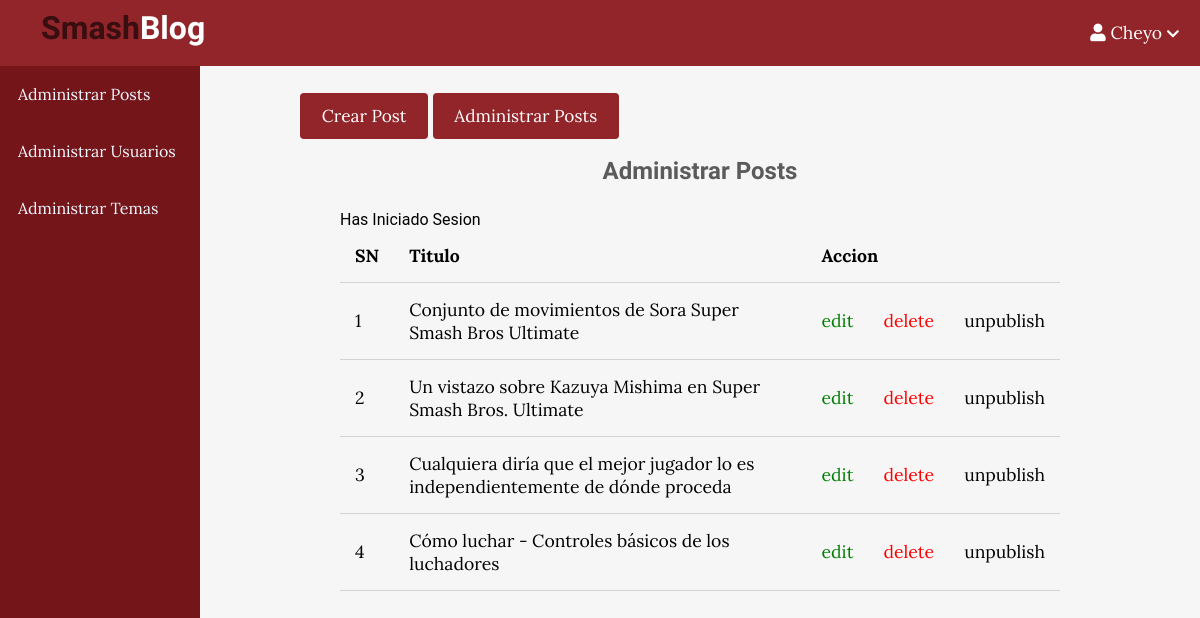
The app's page /admin/posts/index.php (signed in) with its own data.
### tables this page shows
CREATE TABLE `posts` (
  `id` int(11) NOT NULL,
  `user_id` int(11) NOT NULL,
  `topic_id` int(11) DEFAULT NULL,
  `title` varchar(255) NOT NULL,
  `image` varchar(255) NOT NULL,
  `body` text NOT NULL,
  `published` tinyint(4) NOT NULL,
  `created_at` datetime NOT NULL DEFAULT current_timestamp()
);

### database/db.php (called while the page is built, shortened)
<?php
require('config.php');
function selectAll($table, $conditions = [])
{
    global $conn;
    $sql = "SELECT * FROM $table";
    if(empty($conditions)){
        $stmt = $conn->prepare($sql);
        $stmt->execute();
        $records = $stmt->get_result()->fetch_all(MYSQLI_ASSOC);
        return $records;
    }
}
?>

### controllers/posts.php (called while the page is built, shortened)
<?php
include(ROOT_PATH . "/database/db.php");
$table = 'posts';
$posts = selectAll($table);

### admin/posts/index.php (the view, shortened to what this page needs)
<?php include(ROOT_PATH . "/controllers/posts.php");
?>
<!DOCTYPE html>
<html lang="en">
    <head>
        <link rel="stylesheet"
            href="https://use.fontawesome.com/releases/v5.7.2/css/all.css"
>
        <link rel="stylesheet" href="../../styles/style.css">
        <link rel="stylesheet" href="../../styles/admin1.css">
    </head>
    <body>
        <?php include("../../includes/adminNav.php");?>
        <div class="admin-wrapper">
            <?php include("../../includes/adminSidebar.php");?>
            <div class="admin-content">
                <div class="button-group">
                    <a href="create.php" class="btn btn-big">Crear Post</a>
                    <a href="index.php" class="btn btn-big">Administrar Posts</a>
                </div>
                <div class="content">
                    <h2 class="page-title">Administrar Posts</h2>
                    <?php include(ROOT_PATH .'/includes/mensajes.php') ?>
                    <table>
                        <thead>
                            <th>SN</th>
                            <th>Titulo</th>
                            <th colspan="3">Accion</th>
                        </thead>
                        <tbody>
                            <?php foreach ($posts as $key => $post): ?>
                                <tr>
                                    <td><?php echo $key + 1; ?></td>
                                    <td><?php echo $post['title'] ?></td>
                                    <td><a href="edit.php?id=<?php echo $post['id']; ?>" class="edit">edit</a></td>
                                    <td><a href="edit.php?delete_id=<?php echo $post['id']; ?>" class="delete">delete</a></td>
                                    <?php if ($post['published']): ?>
                                        <td><a href="edit.php?published=0&p_id=<?php echo $post['id'] ?>" class="unpublish">unpublish</a></td>
                                    <?php else: ?>
                                        <td><a href="edit.php?published=1&p_id=<?php echo $post['id'] ?>" class="publish">publish</a></td>
                                    <?php endif; ?>
                                </tr>
                            <?php endforeach; ?>
                        </tbody>
                    </table>
                </div>
            </div>
        </div>
    </body>
</html>

### styles/style.css (style rules this page uses)
* { box-sizing: border-box }
html, body { height: 100%; padding: 0px; margin: 0px; background: #f6f6f6; font-family: 'Lora', serif; }
h1, h2, h3, h4, h5, h6 { font-family: 'Candal', serif; color: #5c5b5b; margin: 5px; }
a { text-decoration: none; color: inherit; }
.btn { padding: .5rem 1rem; background: #92252a; color: white; border: 1px solid transparent; border-radius: .25rem; font-size: 1.08em; font-family: 'Lora', serif; }
.btn-big { padding: .7rem 1.3rem; line-height: 1.3rem; }
.content { width: 90%; margin: 30px auto 30px; }

### styles/admin1.css (style rules this page uses)
.admin-wrapper { display: flex; height: calc(100% - 66px); }
.admin-wrapper .admin-content { flex: 8; height: 100%; padding: 40px 100px 100px; overflow-y: scroll; }
.admin-content .page-title { text-align: center; margin-bottom: 1.5rem; }
table { width: 100%; border-collapse: collapse; font-size: 1.1rem; }
th, td { padding: 15px; text-align: left; border-bottom: 1px solid #d3d3d3; }
.edit { color: green; }
.delete { color: red; }

### records on screen
posts: title "Conjunto de movimientos de Sora Super Smash Bros Ultimate"
posts: title "Un vistazo sobre Kazuya Mishima en Super Smash Bros. Ultimate"
posts: title "Cualquiera diría que el mejor jugador lo es independientemente de dónde proceda"
posts: title "Cómo luchar - Controles básicos de los luchadores"

### other values on screen
$_SESSION['username'] "Cheyo"
$_SESSION['mensaje'] "Has Iniciado Sesion"
